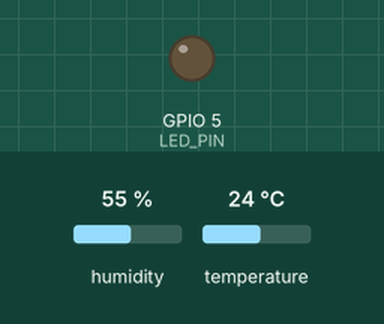
The sketch below on a simulated ESP8266 (NodeMCU). On the bench: output pins drawn as LEDs (lit = HIGH). The inputs (shaded band) are chosen by the test bench; at power-on: humidity 55 %, temperature 24 °C. WiFi joins after 1.5 s; servers stay silent unless stated; uploads are accepted with an empty reply; what the sketch prints to the serial monitor is not drawn.

Above: at 0.1 s.
At 1.0 s:
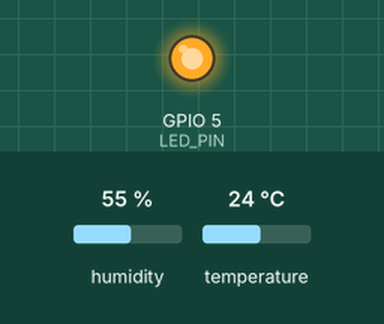
Timing chart, 0 to 2.9 s (numbered marks = the images above):
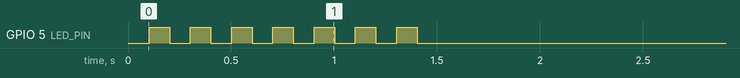

The sketch:

thing_client.ino
```cpp
#include <ESP8266WiFi.h>
#include <SimpleDHT.h>

// Declaracion e inicializacion de variables utilizadas para
// realizar la conexion a la red Wifi local
const char WiFiSSID[] = "ESP8266 Thing macID"; //cambia macID por el ID del dispositivo servidor
const char WiFiPSK[] = "setisaedu";

// Informacion de nuestro servidor
const char host[] = "192.168.4.1"; //Direccion IP de nuestro servidor
const int httpPort = 80; //Puerto de enlace

String macID; //String donde se almacenara nuestra macID
//Variables donde se almacenan las mediciones de temperatura y humedad
int value1;
int value2;

// Inicializacion de pines
const int LED_PIN = 5;
int pinDHT11 = 2;

//Instanciacion de libreria para controlar nuestro sensor dht11
SimpleDHT11 dht11;

void setup() {
  initHardware(); // Inicializammos nuestros pines fisicos
  connectWiFi();  // Conexion nuestra red Wifi
}

void loop() {
  delay(1000);  //Esperamos un segundo a para realizar una nueva lectura del sensor DHT11
  byte temperature = 0;
  byte humidity = 0;

  // Se realiza la lectura de temperatura y humedad
  if (dht11.read(pinDHT11, &temperature, &humidity, NULL)) {
    Serial.print("Read DHT11 failed.");
    return;
  }

  // Se almacenana en las variables de salida
  value1 = (int)temperature;
  value2 = (int)humidity;

  // Se imprimen en el puerto serial para comprobar su correcta lectura
  Serial.print(value1); Serial.println("ºC");
  Serial.print(value2); Serial.println("%");

  // Inicia la conexion con el servidor
  Serial.print("connecting to ");
  Serial.println(host);

  // Se intenta la conexion con el servidor
  WiFiClient client;
  if (!client.connect(host, httpPort)) {
    Serial.println("connection failed");
    return;
  }

  // Si ha existido conexion se conntinua, y se concatena la macID de nuestros ESP8266
  // y los valores de temperatura y humedad leidos, para convertirlo en una URL
  String url = macID;
  url += "&value1=";
  url += value1;
  url += "&value1=";
  url += value2;

  Serial.print("Requesting URL: ");
  Serial.println(url);

  // Se envia la solicitud al servidor
  client.print(String("GET /") + url + "/ HTTP/1.1\r\n");

  unsigned long timeout = millis();
  while (client.available() == 0) {
    if (millis() - timeout > 5000) {
      Serial.println(">>> Client Timeout !");
      client.stop();
      return;
    }
  }

  // Se lee todo lo recibido desde el servidor y se imprime en el puerto serial
  while(client.available()){
    String line = client.readStringUntil('\r');
    Serial.print(line);
  }

  Serial.println();
  Serial.println("closing connection");
}

void connectWiFi()
{

  // Obtenemos la macID de nuestro ESP8266
  uint8_t mac[WL_MAC_ADDR_LENGTH];
  WiFi.softAPmacAddress(mac);
  macID = String(mac[WL_MAC_ADDR_LENGTH - 2], HEX) + String(mac[WL_MAC_ADDR_LENGTH - 1], HEX);
  Serial.print(macID);

  // We start by connecting to a WiFi network
  Serial.println();
  Serial.println();
  Serial.print("Connecting to ");
  Serial.println(WiFiSSID);

  // Configuramos nuestro dispositivo IoT como estacion
  WiFi.mode(WIFI_STA);

  // Se inicia la conexion a nuestro servidor ESP8266 Thing + macID
  WiFi.begin(WiFiSSID, WiFiPSK);

  // Se espera a que nuestro ESP8266 se conecte a la red Wifi local
  byte ledStatus = LOW;
  while (WiFi.status() != WL_CONNECTED)
  {
    // Blink the LED
    Serial.print(".");
    digitalWrite(LED_PIN, ledStatus); // Write LED high/low
    ledStatus = (ledStatus == HIGH) ? LOW : HIGH;
    delay(100);
  }
  Serial.println("WiFi connected");
  Serial.println("IP address: ");
  Serial.println(WiFi.localIP());
}

void initHardware()
{
  Serial.begin(115200); //Inicializacion y configuracion de puerto serial
  pinMode(LED_PIN, OUTPUT); // Configuracion de nuestro LED
  digitalWrite(LED_PIN, HIGH);
}
```
